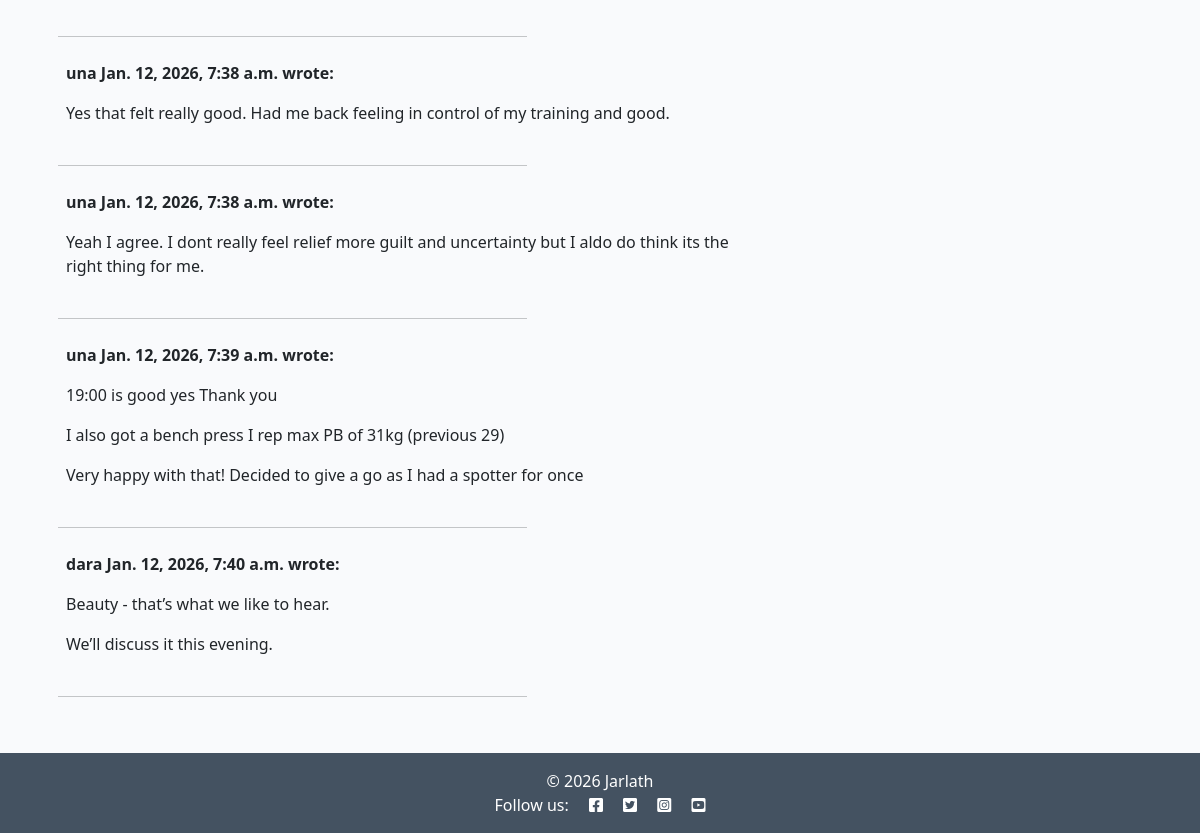
Before: /return-to-training-after-a-break/ (signed in, lower part) with the older database file.
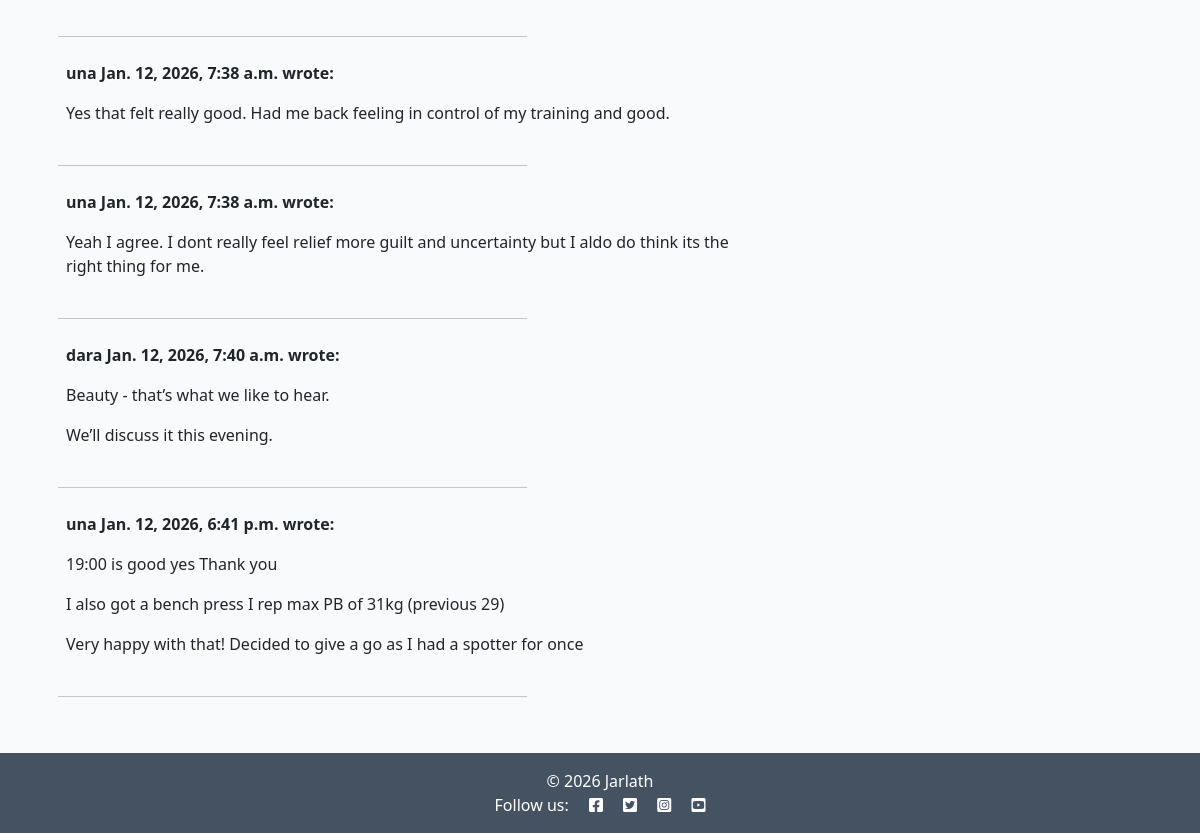
After: the same page with the newer database file.
### home/models.py (models this page shows, shortened)
class ProgressComment(models.Model):
    post = models.ForeignKey(
        CoachingPost,
        on_delete=models.CASCADE,
        related_name="comments",
    )
    author = models.ForeignKey(
        User,
        on_delete=models.CASCADE,
        related_name="commenter",
    )
    body = models.TextField()
    created_on = models.DateTimeField(auto_now_add=True)
    class Meta:
        ordering = ["created_on"]

### home/views.py (the view, shortened to what this page needs)
def coaching_post_detail(request, slug):
    queryset = CoachingPost.objects.filter(status=1)
    post = get_object_or_404(queryset, slug=slug)
    comments = post.comments.all().order_by("created_on")
    comment_count = post.comments.count()
    comment_form = CommentForm()
    return render(
        request,
        "home/coaching_post_detail.html",
        {
            "post": post,
            "comments": comments,
            "comment_count": comment_count,
            "comment_form": comment_form,
         },
    )

### home/templates/home/coaching_post_detail.html (shortened to what this page needs)
{% extends 'base.html' %}
{% load static %}
{% load crispy_forms_tags %}
{% block content %}
{% if user.is_authenticated %}
<div class="container">
    <div class="row">
        <div class="col-md-8 card mb-4  mt-3 ">
            <div class="card-body">
                {% for comment in comments %}
                <div class="p-2 comments">
                    <p class="font-weight-bold">
                        {{ comment.author }}
                        <span class="font-weight-normal">
                            {{ comment.created_on }}
                        </span> wrote:
                    </p>
                    <div id="comment{{ comment.id }}">
                        {{ comment.body | linebreaks }}
                    </div>
                </div>
                <div class="col-md-8">
                    <hr>
                </div>
                {% endfor %}
            </div>
        </div>
        <div class="col-md-4 card mb-4 mt-3">
            <div class="card-body">
            </div>
        </div>
    </div>
</div>
{% endif %}
{% endblock content %}

### templates/base.html (shortened to what this page needs)
{% load static %}
{% url 'home' as home_url %}
{% url 'about' as about_url %}
{% url 'enquire' as enquire_url %}
{% url 'account_signup' as signup_url %}
{% url 'account_login' as login_url %}
{% url 'account_logout' as logout_url %}
<!DOCTYPE html>
<html class="h-100" lang="en">
<head>
    <link rel="stylesheet" href="https://cdnjs.cloudflare.com/ajax/libs/font-awesome/5.15.3/css/all.min.css">
    <link href="https://cdn.jsdelivr.net/npm/bootstrap@5.0.1/dist/css/bootstrap.min.css" rel="stylesheet"
>
    <link rel="stylesheet" href="{% static 'css/style.css' %}">
</head>
<body class="d-flex flex-column h-100 main-bg">
    <main class="flex-shrink-0 main-bg">
        {% block content %}{% endblock content %}
    </main>
    <footer class="footer mt-auto py-3 dark-bg">
        <p class="m-0 text-center text-white">
            {% block copyright %}
            &copy; 2026 Jarlath
            {% endblock copyright %}
        </p>
        <p class="m-0 text-center text-white">Follow us:
            <i class="fab fa-facebook-square ms-3"></i>
            <i class="fab fa-twitter-square ms-3"></i>
            <i class="fab fa-instagram-square ms-3"></i>
            <i class="fab fa-youtube-square ms-3"></i>
        </p>
    </footer>
</body>
</html>

### static/css/style.css (style rules this page uses)
body { background-color: #F9FAFC; }
.dark-bg { background-color: #445261; }
.main-bg { background-color: #F9FAFC; }
.card { border: none; background-color: transparent; }
.font-weight-bold { font-weight: 700; }

Changed rows visible on the page:
removed ProgressComment: author "una", created_on "Jan. 12, 2026, 7:39 a.m.", body "19:00 is good yes Thank you I also got a bench press I rep max PB of 31kg (previous 29) Very happy with that! Decided to give a go as I had a spotter for once"
added ProgressComment: author "una", created_on "Jan. 12, 2026, 6:41 p.m.", body "19:00 is good yes Thank you I also got a bench press I rep max PB of 31kg (previous 29) Very happy with that! Decided to give a go as I had a spotter for once"
